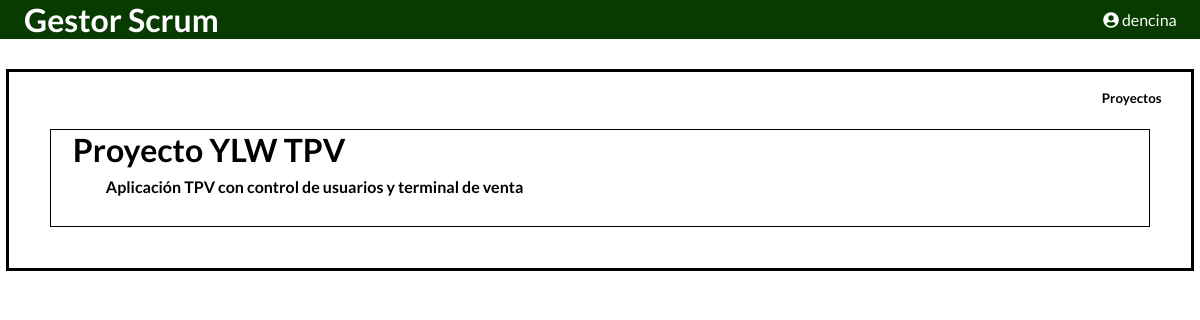
Screenshot of /UserPanel.php (signed in) with the database file from the repository.
### tables this page shows
CREATE TABLE `Proyectos` (
  `ID_Proyecto` int(11) NOT NULL,
  `Nombre_Proyecto` varchar(50) NOT NULL,
  `Fecha_Inicio_Proyecto` date NOT NULL,
  `Fecha_Final_Proyecto` date NOT NULL,
  `Descripcion_Proyecto` varchar(256) DEFAULT NULL,
  `PO_Proyecto` varchar(100) NOT NULL,
  `SM_Proyecto` varchar(100) NOT NULL
);

### UserPanel.php (the view, shortened to what this page needs)
<!DOCTYPE html>
<html lang="es" dir="ltr">
  <head>
    <link rel="stylesheet" type="text/css" href="CSS/UserPanel_CSS/Styles.css">
    <link rel="stylesheet" type="text/css" href="CSS/Cursors.css">
  	<link rel="stylesheet" href="https://use.fontawesome.com/releases/v5.5.0/css/all.css">
  </head>
  <body onload="allowedOperations(), hidePreviousProjects()">
    <header>
      <?php
        echo "<div class='Logo'>Gestor Scrum</div>";
        echo "<nav>";
          echo "<ul id='Menu'>";
            echo "<li><a><i class='fas fa-user-circle'></i> ".$_SESSION['InputUser']."</a>";
            echo "</li>";
          echo "</ul>";
        echo "</nav>";
      ?>
    </header>
    <?php
      $Connection = new mysqli("localhost", "scrum", "P@ssw0rd", "BD_Scrum");
      $Connection->set_charset("utf8");
      $Query = "SELECT Perfil_Usuario FROM Usuarios WHERE Nombre_Usuario = '".$_SESSION['InputUser']."'";
      $Result = $Connection->query($Query);
      while ($Row = $Result->fetch_assoc()) {
        $UP = $Row["Perfil_Usuario"];
      }
    ?>
    <?php
      $Connection = new mysqli("localhost", "scrum", "P@ssw0rd", "BD_Scrum");
      $Connection->set_charset("utf8");
      if ($UP == "SM") {
        $Query = "SELECT * FROM Proyectos";
      } elseif ($UP != "SM") {
        $Query = "SELECT P.* FROM Proyectos P, Grupos G, Usuarios U
        WHERE P.ID_Proyecto = G.ID_Proyecto AND U.ID_Grupo = G.ID_Grupo AND U.Nombre_Usuario = '".$_SESSION['InputUser']."';";
      }
      echo '<div class="GlobalContainer">';
      echo '<h5 class="GlobalContainerName">Proyectos</h5>';
      if ($Result = $Connection->query($Query)) {
        while ($Row = $Result->fetch_row()) {
          echo "<a><div class='LocalContainer' onclick='showProjectInfo(this)'>";
          echo "<h1 class='ProjectTitle'>$Row[1]</h1>";
          echo "<br>";
          echo "<p class='ProjectDesc'><b>$Row[4]</b></p>";
          echo "<br>";
          echo "</div><a>";
        }
      }
      echo "</div>";
    ?>
  </body>
</html>

### CSS/UserPanel_CSS/Styles.css (style rules this page uses)
* { font-family: 'Lato', sans-serif; }
.GlobalContainer { border: 3px solid black; margin: 2.5% 0.5% 0.5% 0.5%; padding: 1.5%; }
.GlobalContainerName { text-align: right; margin-right: 1%; }
.LocalContainer { border: 1px solid black; margin: 2% 2% 2% 2%; }
.Logo { display: flex; font-size: 2em; color: white; margin-left: 2%; align-content: center; font-weight: bold; }
a { text-decoration: none; color: black; }
.ProjectTitle { margin-left: 2%; }
.ProjectDesc { margin-left: 5%; margin-top: -1%; margin-bottom: 1%; }
* { margin: 0; padding: 0; }
header { font-family: Helvetica; width: auto; margin: 0 auto; background-color: #073B00; }
ul { list-style: none; }
nav { margin-top: -39px; float:right; }
#Menu li>a { background-color: #073B00; color: white; padding: 10px; display: block; text-decoration: none; min-width: 100px; }
#Menu>li { float: left; text-align:center }

### CSS/Cursors.css (style rules this page uses)
* { cursor: url(Cursors/Default.png), auto; }
html { cursor: url(Cursors/Default.png), auto; }
body { cursor: url(Cursors/Default.png), auto; }
a { cursor: url(Cursors/Default.png), auto; }
div { cursor: url(Cursors/Default.png), auto; }

### rows the page displays
proyectos: Nombre_Proyecto "Proyecto YLW TPV", Descripcion_Proyecto "Aplicación TPV con control de usuarios y terminal de venta"

### other values shown
$_SESSION['InputUser'] "dencina"
